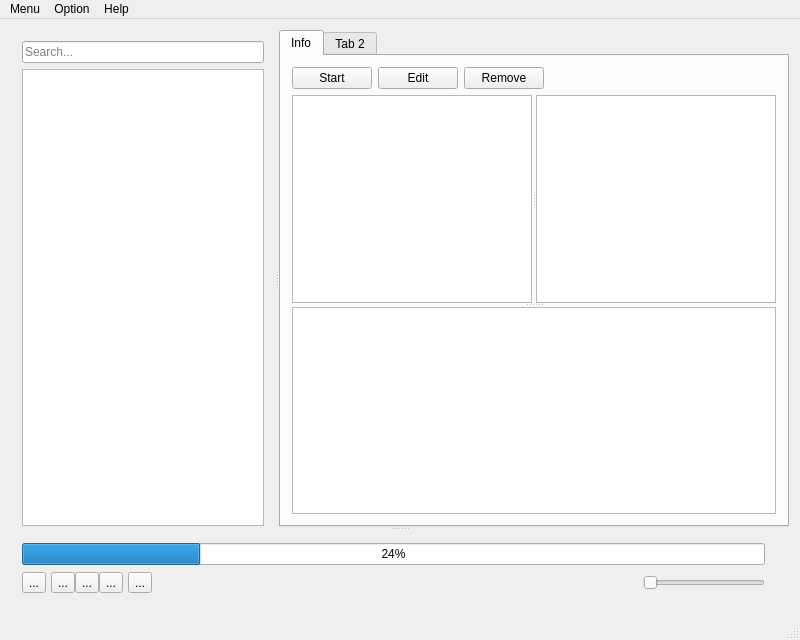
<?xml version="1.0" encoding="UTF-8"?>
<ui version="4.0">
 <class>MainWindow</class>
 <widget class="QMainWindow" name="MainWindow">
  <property name="geometry">
   <rect>
    <x>0</x>
    <y>0</y>
    <width>800</width>
    <height>640</height>
   </rect>
  </property>
  <property name="windowTitle">
   <string>MainWindow</string>
  </property>
  <widget class="QWidget" name="centralWidget">
   <layout class="QVBoxLayout" name="verticalLayout_4">
    <item>
     <widget class="QSplitter" name="splitterHorizontal">
      <property name="orientation">
       <enum>Qt::Vertical</enum>
      </property>
      <widget class="QSplitter" name="splitterVertical">
       <property name="orientation">
        <enum>Qt::Horizontal</enum>
       </property>
       <widget class="QWidget" name="layoutWidget">
        <layout class="QVBoxLayout" name="verticalLayout_2">
         <property name="bottomMargin">
          <number>1</number>
         </property>
         <item>
          <widget class="QLineEdit" name="searchGameLine">
           <property name="sizePolicy">
            <sizepolicy hsizetype="Preferred" vsizetype="Fixed">
             <horstretch>0</horstretch>
             <verstretch>0</verstretch>
            </sizepolicy>
           </property>
           <property name="placeholderText">
            <string>Search...</string>
           </property>
          </widget>
         </item>
         <item>
          <widget class="QTreeView" name="treeView">
           <property name="sizePolicy">
            <sizepolicy hsizetype="Preferred" vsizetype="Preferred">
             <horstretch>0</horstretch>
             <verstretch>0</verstretch>
            </sizepolicy>
           </property>
          </widget>
         </item>
        </layout>
       </widget>
       <widget class="QTabWidget" name="tabWidget">
        <property name="currentIndex">
         <number>0</number>
        </property>
        <widget class="QWidget" name="tab">
         <attribute name="title">
          <string>Info</string>
         </attribute>
         <layout class="QVBoxLayout" name="verticalLayout_3">
          <item>
           <layout class="QHBoxLayout" name="horizontalLayout_4">
            <item>
             <widget class="QPushButton" name="buttonStart">
              <property name="text">
               <string>Start</string>
              </property>
             </widget>
            </item>
            <item>
             <widget class="QPushButton" name="buttonEdit">
              <property name="text">
               <string>Edit</string>
              </property>
             </widget>
            </item>
            <item>
             <widget class="QPushButton" name="buttonRemove">
              <property name="text">
               <string>Remove</string>
              </property>
             </widget>
            </item>
            <item>
             <spacer name="horizontalSpacer_7">
              <property name="orientation">
               <enum>Qt::Horizontal</enum>
              </property>
              <property name="sizeHint" stdset="0">
               <size>
                <width>20</width>
                <height>20</height>
               </size>
              </property>
             </spacer>
            </item>
           </layout>
          </item>
          <item>
           <widget class="QSplitter" name="splitterHorizontalInfo">
            <property name="orientation">
             <enum>Qt::Vertical</enum>
            </property>
            <widget class="QSplitter" name="splitterVerticalInfo">
             <property name="orientation">
              <enum>Qt::Horizontal</enum>
             </property>
             <widget class="QGraphicsView" name="mediaView"/>
             <widget class="QGraphicsView" name="coversView"/>
            </widget>
            <widget class="QTextBrowser" name="textBrowser"/>
           </widget>
          </item>
         </layout>
        </widget>
        <widget class="QWidget" name="tab_2">
         <attribute name="title">
          <string>Tab 2</string>
         </attribute>
        </widget>
       </widget>
      </widget>
      <widget class="QWidget" name="layoutWidget1">
       <layout class="QHBoxLayout" name="horizontalLayout_5">
        <item>
         <layout class="QVBoxLayout" name="verticalLayout">
          <item>
           <widget class="MyProgressBar" name="durationProgressBar">
            <property name="value">
             <number>24</number>
            </property>
            <property name="format">
             <string notr="true">%v%</string>
            </property>
           </widget>
          </item>
          <item>
           <layout class="QHBoxLayout" name="horizontalLayout_2">
            <property name="spacing">
             <number>5</number>
            </property>
            <item>
             <widget class="QToolButton" name="playButton">
              <property name="text">
               <string>...</string>
              </property>
             </widget>
            </item>
            <item>
             <layout class="QHBoxLayout" name="horizontalLayout">
              <property name="spacing">
               <number>0</number>
              </property>
              <item>
               <widget class="QToolButton" name="previousButton">
                <property name="text">
                 <string>...</string>
                </property>
               </widget>
              </item>
              <item>
               <widget class="QToolButton" name="stopButton">
                <property name="text">
                 <string>...</string>
                </property>
               </widget>
              </item>
              <item>
               <widget class="QToolButton" name="nextButton">
                <property name="text">
                 <string>...</string>
                </property>
               </widget>
              </item>
             </layout>
            </item>
            <item>
             <widget class="QToolButton" name="playlistButton">
              <property name="text">
               <string>...</string>
              </property>
             </widget>
            </item>
            <item>
             <spacer name="horizontalSpacer_3">
              <property name="orientation">
               <enum>Qt::Horizontal</enum>
              </property>
              <property name="sizeHint" stdset="0">
               <size>
                <width>40</width>
                <height>20</height>
               </size>
              </property>
             </spacer>
            </item>
            <item>
             <spacer name="horizontalSpacer_4">
              <property name="orientation">
               <enum>Qt::Horizontal</enum>
              </property>
              <property name="sizeHint" stdset="0">
               <size>
                <width>40</width>
                <height>20</height>
               </size>
              </property>
             </spacer>
            </item>
            <item>
             <spacer name="horizontalSpacer_5">
              <property name="orientation">
               <enum>Qt::Horizontal</enum>
              </property>
              <property name="sizeHint" stdset="0">
               <size>
                <width>40</width>
                <height>20</height>
               </size>
              </property>
             </spacer>
            </item>
            <item>
             <spacer name="horizontalSpacer_6">
              <property name="orientation">
               <enum>Qt::Horizontal</enum>
              </property>
              <property name="sizeHint" stdset="0">
               <size>
                <width>40</width>
                <height>20</height>
               </size>
              </property>
             </spacer>
            </item>
            <item>
             <widget class="QSlider" name="volumeSlider">
              <property name="maximum">
               <number>100</number>
              </property>
              <property name="orientation">
               <enum>Qt::Horizontal</enum>
              </property>
             </widget>
            </item>
           </layout>
          </item>
         </layout>
        </item>
        <item>
         <widget class="QLabel" name="coverLabel">
          <property name="text">
           <string/>
          </property>
         </widget>
        </item>
       </layout>
      </widget>
     </widget>
    </item>
   </layout>
  </widget>
  <widget class="QMenuBar" name="menuBar">
   <property name="geometry">
    <rect>
     <x>0</x>
     <y>0</y>
     <width>800</width>
     <height>21</height>
    </rect>
   </property>
   <widget class="QMenu" name="menuMenu">
    <property name="title">
     <string>Menu</string>
    </property>
    <addaction name="actionStart_Game"/>
    <addaction name="separator"/>
    <addaction name="actionQuit"/>
   </widget>
   <widget class="QMenu" name="menuOption">
    <property name="title">
     <string>Option</string>
    </property>
    <widget class="QMenu" name="menuLanguage">
     <property name="title">
      <string>Language</string>
     </property>
     <addaction name="actionEnglish"/>
     <addaction name="actionRussian"/>
    </widget>
    <addaction name="menuLanguage"/>
    <addaction name="actionSettings"/>
   </widget>
   <widget class="QMenu" name="menuHelp">
    <property name="title">
     <string>Help</string>
    </property>
    <addaction name="actionAbout"/>
    <addaction name="actionHelp"/>
   </widget>
   <addaction name="menuMenu"/>
   <addaction name="menuOption"/>
   <addaction name="menuHelp"/>
  </widget>
  <widget class="QStatusBar" name="statusBar"/>
  <action name="actionAbout">
   <property name="icon">
    <iconset resource="icons.qrc">
     <normaloff>:/menu/icons/About.png</normaloff>:/menu/icons/About.png</iconset>
   </property>
   <property name="text">
    <string>About...</string>
   </property>
  </action>
  <action name="actionHelp">
   <property name="icon">
    <iconset resource="icons.qrc">
     <normaloff>:/menu/icons/Help.png</normaloff>:/menu/icons/Help.png</iconset>
   </property>
   <property name="text">
    <string>Help...</string>
   </property>
   <property name="shortcut">
    <string>F1</string>
   </property>
  </action>
  <action name="actionEnglish">
   <property name="icon">
    <iconset resource="icons.qrc">
     <normaloff>:/menu/icons/English128x86.png</normaloff>:/menu/icons/English128x86.png</iconset>
   </property>
   <property name="text">
    <string>English</string>
   </property>
  </action>
  <action name="actionRussian">
   <property name="icon">
    <iconset resource="icons.qrc">
     <normaloff>:/menu/icons/Russia128x86.png</normaloff>:/menu/icons/Russia128x86.png</iconset>
   </property>
   <property name="text">
    <string>Russian</string>
   </property>
  </action>
  <action name="actionStart_Game">
   <property name="icon">
    <iconset resource="icons.qrc">
     <normaloff>:/menu/icons/Start.png</normaloff>:/menu/icons/Start.png</iconset>
   </property>
   <property name="text">
    <string>Add Game...</string>
   </property>
  </action>
  <action name="actionQuit">
   <property name="icon">
    <iconset resource="icons.qrc">
     <normaloff>:/menu/icons/Exit.png</normaloff>:/menu/icons/Exit.png</iconset>
   </property>
   <property name="text">
    <string>Quit</string>
   </property>
  </action>
  <action name="actionSettings">
   <property name="icon">
    <iconset resource="icons.qrc">
     <normaloff>:/menu/icons/settings.png</normaloff>:/menu/icons/settings.png</iconset>
   </property>
   <property name="text">
    <string>Settings...</string>
   </property>
  </action>
 </widget>
 <layoutdefault spacing="6" margin="11"/>
 <customwidgets>
  <customwidget>
   <class>MyProgressBar</class>
   <extends>QProgressBar</extends>
   <header>myprogressbar.h</header>
  </customwidget>
 </customwidgets>
 <resources>
  <include location="icons.qrc"/>
 </resources>
 <connections/>
</ui>
